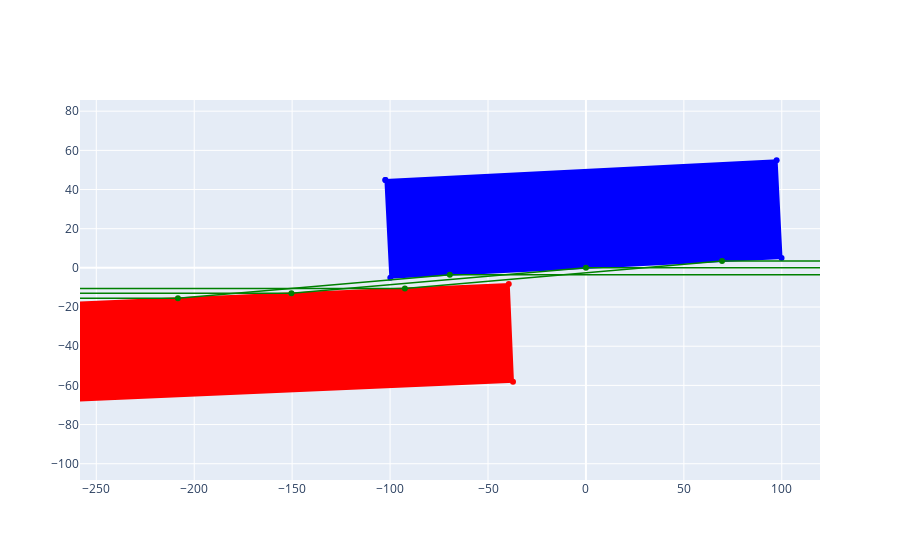

The code cell stored with this chart in its notebook:
### Code cell
fig = go.Figure(layout={'showlegend':False, 'xaxis':{'range':(min(ray3z[1:])-50,max(ray2z[1:-1])+50),}, 'height':800})
fig.add_trace(go.Scatter(x=mirror_z, y=mirror_x,fill='toself',fillcolor='red',line={"color":'red'}, marker={'size':0}, name='Mirror'))
fig.add_trace(go.Scatter(x=grating_z, y=grating_x,fill='toself',fillcolor='blue',line={"color":'blue'}, marker={'size':0}, name='Grating')) #mode lines if to hide vertices
fig.update_yaxes(scaleanchor="x",scaleratio=1,)

fig.add_trace(go.Scatter(x=ray1z, y = ray1x, line={'color':'green', 'width':1.5}))
fig.add_trace(go.Scatter(x=ray2z, y = ray2x, line={'color':'green', 'width':1.5}))
fig.add_trace(go.Scatter(x=ray3z, y = ray3x, line={'color':'green', 'width':1.5}))

### Figure 1 — Plotly figure (JSON) as saved in the notebook; plotly's stock layout.template omitted (floating-point values rounded to 4 significant figures)
{"data": [{"fill": "toself", "fillcolor": "red", "line": {"color": "red"}, "marker": {"size": 0}, "name": "Mirror", "type": "scatter", "x": [-489.0, -486.8, -37.25, -39.4, -489.0], "y": [-27.61, -77.56, -58.17, -8.212, -27.61]}, {"fill": "toself", "fillcolor": "blue", "line": {"color": "blue"}, "marker": {"size": 0}, "name": "Grating", "type": "scatter", "x": [-102.4, 97.36, 99.87, -99.87, -102.4], "y": [44.91, 54.97, 5.029, -5.029, 44.91]}, {"line": {"color": "green", "width": 1.5}, "type": "scatter", "x": [-1000, -150.4, -0.0003123, 1000], "y": [-13, -13, -1.572e-05, 0]}, {"line": {"color": "green", "width": 1.5}, "type": "scatter", "x": [-1000, -92.43, 69.51, 1000], "y": [-10.5, -10.5, 3.5, 3.5]}, {"line": {"color": "green", "width": 1.5}, "type": "scatter", "x": [-1000, -208.3, -69.51, 1000], "y": [-15.5, -15.5, -3.5, -3.5]}], "layout": {"autosize": true, "dragmode": "pan", "showlegend": false, "xaxis": {"autorange": false, "domain": [0, 1], "range": [-258.3, 119.5], "showspikes": false, "type": "linear"}, "yaxis": {"autorange": true, "domain": [0, 1], "range": [-168.1, 145.5], "scaleanchor": "x", "scaleratio": 1, "showspikes": false, "type": "linear"}}}
